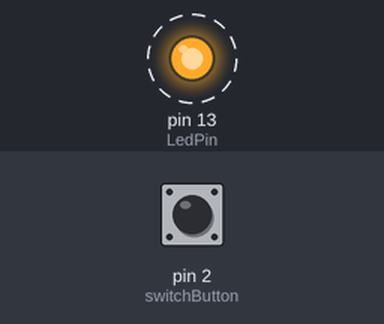
A sketch run on a simulated Arduino Uno, built with avr-gcc and run on an emulated ATmega328P. Parts: output pins drawn as LEDs (lit = HIGH). Dashed ring = blinking. The test bench sets the inputs (shaded band); at power-on: pin 2 (switchButton) HIGH.

Above: at 2.0 s.
2.1 s: pin 2 (switchButton) pulled LOW for 3.2 s
At 2.6 s:
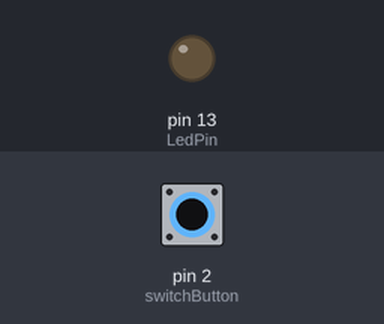
At 5.55 s:
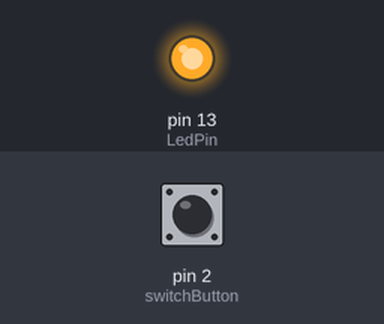
Timing chart, 0 to 12.8 s (numbered marks = the images above; inputs shaded):
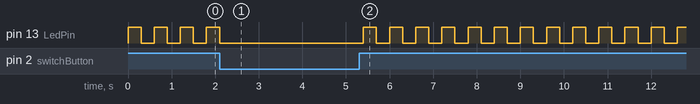

Measured:
- by itself, pin 13 (LedPin): repeats every 0.60 s: HIGH 0.30 s, LOW 0.30 s

The sketch:

Blink_01.ino
```cpp
int LedPin = 13;
int switchButton = 2;


void setup() {
  // put your setup code here, to run once:
  pinMode(switchButton, INPUT);
  pinMode(LedPin, OUTPUT);

}

void loop() {
  // put your main code here, to run repeatedly:
  // blinking LED

  digitalWrite(LedPin, digitalRead(switchButton));
  delay(300);
  digitalWrite(LedPin, LOW);
  delay(300);

}
```
